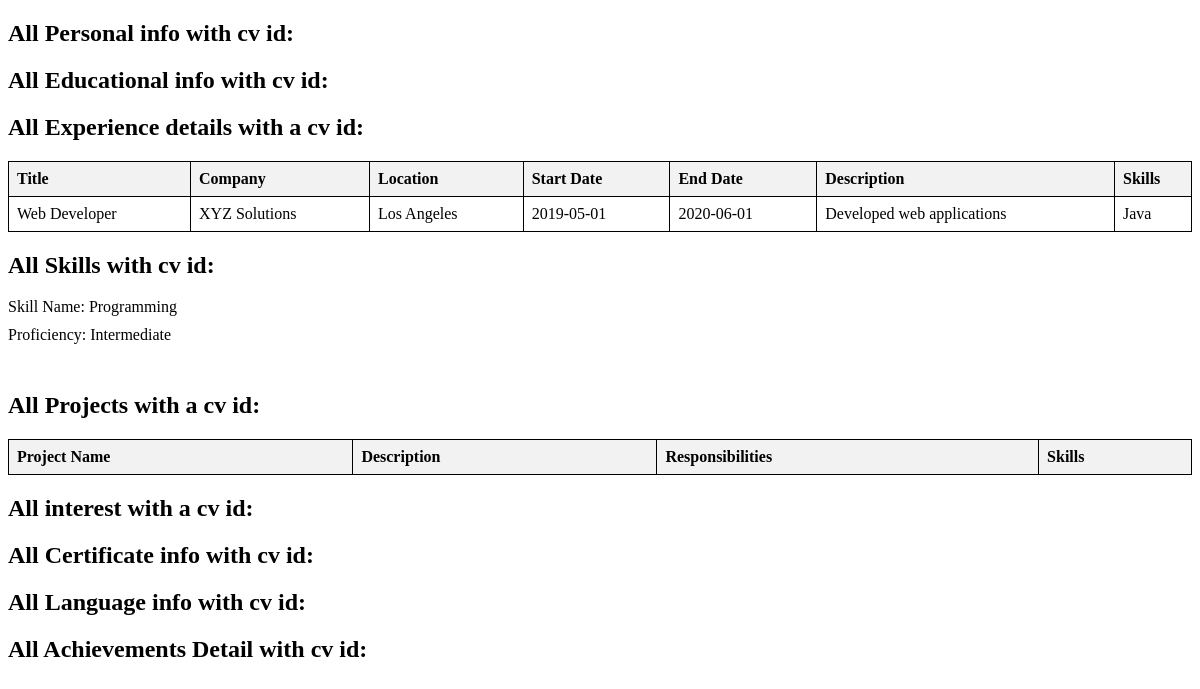
/queryall/22, run on an earlier commit of the app's database.
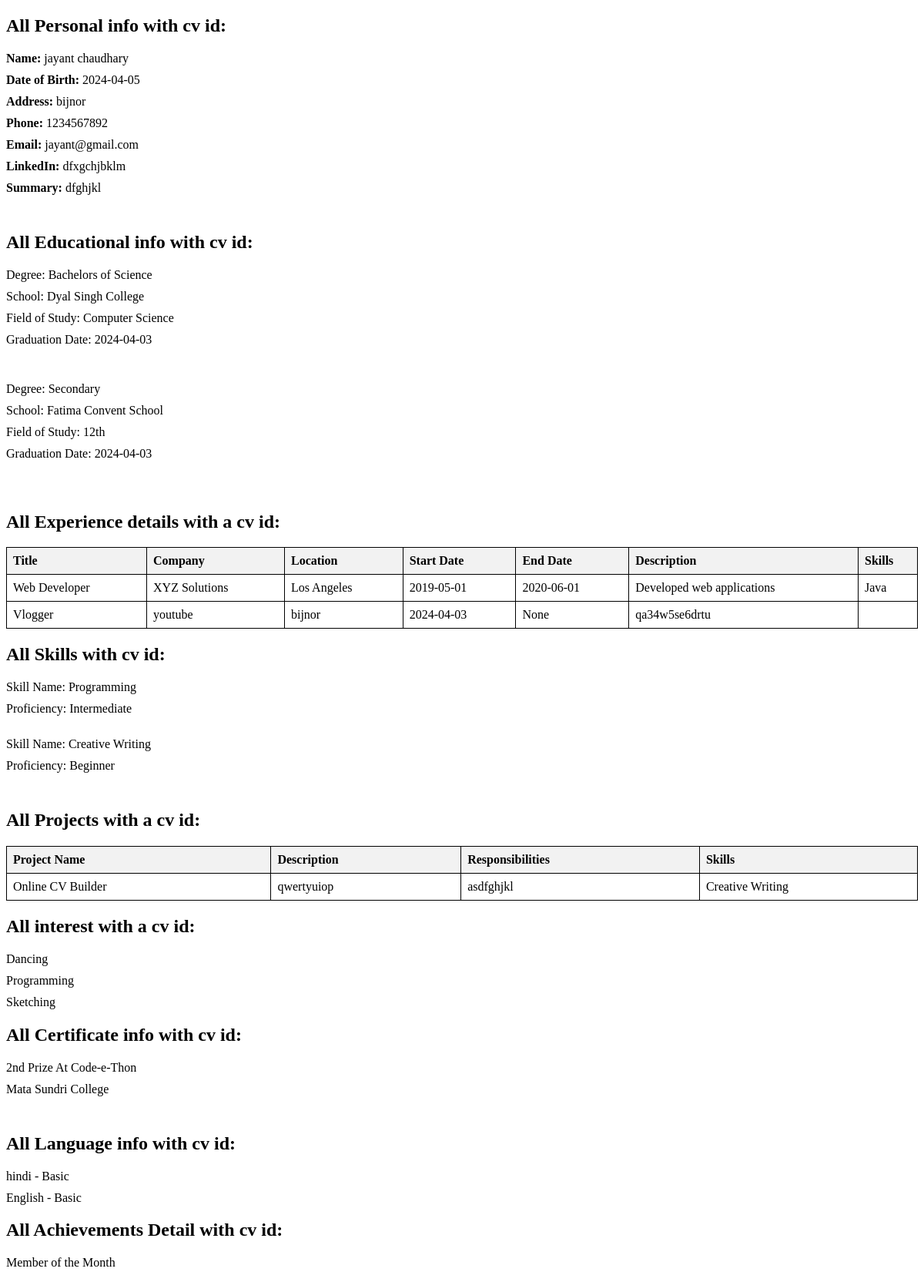
And on a later commit of the database.
### app.py (models this page shows)
class Experience(db.Model):
    __tablename__ = "experience"
    ExpID = db.Column(db.Integer, primary_key=True)
    CV_ID = db.Column(db.Integer, db.ForeignKey("cv.CV_ID"), nullable=False)
    Userid = db.Column(db.Integer, db.ForeignKey("user.Userid"), nullable=False)
    current_job = db.Column(db.Boolean, default=False)
    title = db.Column(db.String(255), nullable=False)
    company = db.Column(db.String(255), nullable=False)
    location = db.Column(db.String(255), nullable=False)  # Renamed from Location
    start_date = db.Column(db.Date, nullable=False)  # Renamed from StartDate
    end_date = db.Column(db.Date, nullable=True)  # Renamed from EndDate
    description = db.Column(db.String(255), nullable=False)  # Renamed from Desc
    skill_id = db.Column(db.Integer, db.ForeignKey("skills.SkillID"))

class Skills(db.Model):
    __tablename__ = "skills"
    SkillID = db.Column(db.Integer, primary_key=True)
    Userid = db.Column(db.Integer, db.ForeignKey("user.Userid"), nullable=False)
    CV_ID = db.Column(db.Integer, db.ForeignKey("cv.CV_ID"), nullable=False)
    skill_name = db.Column(db.String(255), nullable=False)  # Renamed from Skillname
    proficiency = db.Column(db.String(255), nullable=False)

class PersonalInformation(db.Model):
    PersonalInfoID = db.Column(db.Integer, primary_key=True)
    Userid = db.Column(db.Integer, db.ForeignKey("user.Userid"), nullable=False)
    CV_ID = db.Column(
        db.Integer, db.ForeignKey("cv.CV_ID"), nullable=False
    )  # New column for CV ID
    Fname = db.Column(db.String(100), nullable=False)
    Lname = db.Column(db.String(100), nullable=False)
    DOB = db.Column(db.Date, nullable=False)
    Address = db.Column(db.String(255), nullable=False)
    Phn = db.Column(db.String(20), nullable=False)
    Email = db.Column(db.String(100), nullable=False)
    LinkedIn = db.Column(db.String(255))
    Summary = db.Column(db.Text)

class Education(db.Model):
    Edu_ID = db.Column(db.Integer, primary_key=True)
    CV_ID = db.Column(db.Integer, db.ForeignKey("cv.CV_ID"), nullable=False)
    Userid = db.Column(db.Integer, db.ForeignKey("user.Userid"), nullable=False)
    Degree = db.Column(db.String(255), nullable=False)
    School = db.Column(db.String(255), nullable=False)
    FieldofStudy = db.Column(db.String(255), nullable=False)
    Grad_date = db.Column(db.Date, nullable=True)

class Project(db.Model):
    ProjectID = db.Column(db.Integer, primary_key=True)
    CV_ID = db.Column(db.Integer, db.ForeignKey("cv.CV_ID"), nullable=False)
    Userid = db.Column(db.Integer, db.ForeignKey("user.Userid"), nullable=False)
    skill_id = db.Column(db.Integer, db.ForeignKey("skills.SkillID"))
    PrjtName = db.Column(db.String(255), nullable=False)
    Desc = db.Column(db.String(255), nullable=False)
    Responsibilities = db.Column(db.String(255), nullable=False)

class Interest(db.Model):
    CV_ID = db.Column(db.Integer, db.ForeignKey("cv.CV_ID"), nullable=False)
    InterestID = db.Column(db.Integer, primary_key=True)
    Userid = db.Column(db.Integer, db.ForeignKey("user.Userid"), nullable=False)
    interest_name = db.Column(db.String(255), nullable=False)

class Certificates(db.Model):
    CertificateID = db.Column(db.Integer, primary_key=True)
    CV_ID = db.Column(db.Integer, db.ForeignKey("cv.CV_ID"), nullable=False)
    Userid = db.Column(db.Integer, db.ForeignKey("user.Userid"), nullable=False)
    Name = db.Column(db.String(255), nullable=False)
    Issuer = db.Column(db.String(255), nullable=False)

class Language(db.Model):
    CV_ID = db.Column(db.Integer, db.ForeignKey("cv.CV_ID"), nullable=False)
    LanguageID = db.Column(db.Integer, primary_key=True)
    Userid = db.Column(db.Integer, db.ForeignKey("user.Userid"), nullable=False)
    LangName = db.Column(db.String(100), nullable=False)
    Proficiency_Lang = db.Column(db.String(50), nullable=False)

class Achievement(db.Model):
    CV_ID = db.Column(db.Integer, db.ForeignKey("cv.CV_ID"), nullable=False)
    AchievID = db.Column(db.Integer, primary_key=True)
    Userid = db.Column(db.Integer, db.ForeignKey("user.Userid"), nullable=False)
    desc = db.Column(db.String(255), nullable=False)

### app.py (the view)
@app.route("/queryall/<int:cv_id>")
def queryall(cv_id):
    personal_info = PersonalInformation.query.filter_by(CV_ID=cv_id).all()
    education_details = Education.query.filter_by(CV_ID=cv_id).all()
    Skill_details = Skills.query.filter_by(CV_ID=cv_id).all()
    Certificates_details = Certificates.query.filter_by(CV_ID=cv_id).all()
    interest_details = Interest.query.filter_by(CV_ID=cv_id).all()
    language_details = Language.query.filter_by(CV_ID=cv_id).all()
    Achievement_details = Achievement.query.filter_by(CV_ID=cv_id).all()
    experiences = Experience.query.filter_by(CV_ID=cv_id).all()
    experience_skills = {}
    for experience in experiences:
        skill_ids = [
            experience.skill_id
        ]  # Assuming skill_id is a comma-separated string of skill IDs
        skill_names = [
            skill.skill_name
            for skill in Skills.query.filter(Skills.SkillID.in_(skill_ids))
        ]
        experience_skills[experience.ExpID] = skill_names
    projects = Project.query.filter_by(CV_ID=cv_id).all()
    project_skills = {}
    for project in projects:
        skill_ids = [
            project.skill_id
        ]  # Assuming skill_id is a comma-separated string of skill IDs
        skill_names = [
            skill.skill_name
            for skill in Skills.query.filter(Skills.SkillID.in_(skill_ids))
        ]
        project_skills[project.ProjectID] = skill_names
    return render_template(
        "Queries_all.html",
        Certificates_details=Certificates_details,
        personal_info=personal_info,
        education_details=education_details,
        experiences=experiences,
        experience_skills=experience_skills,
        Skill_details=Skill_details,
        projects=projects,
        project_skills=project_skills,
        interest_details=interest_details,
        language_details=language_details,
        Achievement_details=Achievement_details,
    )

### templates/Queries_all.html (shortened to what this page needs)
<!DOCTYPE html>
<html lang="en">
<head>
</head>
<body>
    <h2>All Personal info with cv id:</h2>
    <ul>
        {% for info in personal_info %}
            <li><strong>Name:</strong> {{ info.Fname }} {{ info.Lname }}</li>
            <li><strong>Date of Birth:</strong> {{ info.DOB }}</li>
            <li><strong>Address:</strong> {{ info.Address }}</li>
            <li><strong>Phone:</strong> {{ info.Phn }}</li>
            <li><strong>Email:</strong> {{ info.Email }}</li>
            <li><strong>LinkedIn:</strong> {{ info.LinkedIn }}</li>
            <li><strong>Summary:</strong> {{ info.Summary }}</li>
            <br>
        {% endfor %}
    </ul>
    <h2>All Educational info with cv id:</h2>
    <ul>
    {% for edu in education_details %}
        <li>Degree: {{ edu.Degree }}</li>
        <li>School: {{ edu.School }}</li>
        <li>Field of Study: {{ edu.FieldofStudy }}</li>
        <li>Graduation Date: {{ edu.Grad_date }}</li><br><br>
    {% endfor %}
    </ul>
    <h2>All Experience details with a cv id:</h2>
    <table>
        <thead>
            <tr>
                <th>Title</th>
                <th>Company</th>
                <th>Location</th>
                <th>Start Date</th>
                <th>End Date</th>
                <th>Description</th>
                <th>Skills</th>
            </tr>
        </thead>
        <tbody>
            {% for experience in experiences %}
                <tr>
                    <td>{{ experience.title }}</td>
                    <td>{{ experience.company }}</td>
                    <td>{{ experience.location }}</td>
                    <td>{{ experience.start_date }}</td>
                    <td>{{ experience.end_date }}</td>
                    <td>{{ experience.description }}</td>
                    <td>
                        {% for skill in experience_skills[experience.ExpID] %}
                            {{ skill }}{% if not loop.last %}, {% endif %}
                        {% endfor %}
                    </td>
                </tr>
            {% endfor %}
        </tbody>
    </table>
    <h2>All Skills with cv id:</h2>
    <ul>
    {% for skill in Skill_details %}
        <li>Skill Name: {{ skill.skill_name }}</li>
        <li>Proficiency: {{ skill.proficiency }}</li><br>
    {% endfor %}
    </ul>
    <h2>All Projects with a cv id:</h2>
    <table>
        <thead>
            <tr>
                <th>Project Name</th>
                <th>Description</th>
                <th>Responsibilities</th>
                <th>Skills</th>
            </tr>
        </thead>
        <tbody>
            {% for project in projects %}
                <tr>
                    <td>{{ project.PrjtName }}</td>
                    <td>{{ project.Desc }}</td>
                    <td>{{ project.Responsibilities }}</td>
                    <td>
                        {% for skill in project_skills[project.ProjectID] %}
                            {{ skill }}{% if not loop.last %}, {% endif %}
                        {% endfor %}
                    </td>
                </tr>
            {% endfor %}
        </tbody>
    </table>
    <h2>All interest with a cv id:</h2>
    <ul>
    {% for interest in interest_details %}
        <li>{{ interest.interest_name }}</li>
    {% endfor %}
    </ul>
    <h2>All Certificate info with cv id:</h2>
    <ul>
    {% for cert in Certificates_details %}
        <li>{{ cert.Name }}</li>
        <li>{{ cert.Issuer }}</li><br>
    {% endfor %}
    </ul>
    <h2>All Language info with cv id:</h2>
    <ul>
    {% for language in language_details %}
        <li>{{ language.LangName }} - {{ language.Proficiency_Lang }}</li>
    {% endfor %}
    </ul>
    <h2>All Achievements Detail with cv id:</h2>
    <ul>
    {% for achievement in Achievement_details %}
        <li>{{ achievement.desc }}</li>
    {% endfor %}
    </ul>
</body>
</html>

### templates/Queries_all.html (style rules this page uses)
ul { list-style-type: none; padding: 0; }
li { margin-bottom: 10px; }
table { border-collapse: collapse; width: 100%; }
th, td { border: 1px solid black; padding: 8px; text-align: left; }
th { background-color: #f2f2f2; }
th:not(:last-child), td:not(:last-child) { padding-right: 20px; }

What changed in the data, as far as the page shows it:
added PersonalInformation: Fname "jayant", Lname "chaudhary", DOB "2024-04-05", Address "bijnor", Phn "1234567892", Email "jayant@gmail.com", LinkedIn "dfxgchjbklm", Summary "dfghjkl"
added Education: Degree "Bachelors of Science", School "Dyal Singh College", FieldofStudy "Computer Science", Grad_date "2024-04-03"
added Education: Degree "Secondary", School "Fatima Convent School", FieldofStudy "12th", Grad_date "2024-04-03"
added Experience: title "Vlogger", company "youtube", location "bijnor", start_date "2024-04-03", end_date "None", description "qa34w5se6drtu"
added Skills: skill_name "Creative Writing", proficiency "Beginner"
added Project: PrjtName "Online CV Builder", Desc "qwertyuiop", Responsibilities "asdfghjkl"
added Interest: interest_name "Dancing"
added Interest: interest_name "Programming"
added Interest: interest_name "Sketching"
added Certificates: Name "2nd Prize At Code-e-Thon", Issuer "Mata Sundri College"
added Language: LangName "hindi", Proficiency_Lang "Basic"
added Language: LangName "English", Proficiency_Lang "Basic"
added Achievement: desc "Member of the Month"
